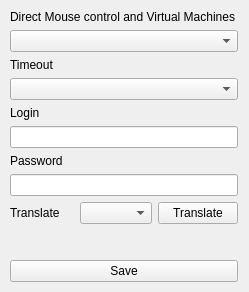
<?xml version='1.0' encoding='utf-8'?>
<ui version="4.0">
 <class>setup_form</class>
 <widget class="QWidget" name="setup_form">
  <property name="geometry">
   <rect>
    <x>0</x>
    <y>0</y>
    <width>249</width>
    <height>292</height>
   </rect>
  </property>
  <property name="sizeIncrement">
   <size>
    <width>0</width>
    <height>6</height>
   </size>
  </property>
  <property name="contextMenuPolicy">
   <enum>Qt::PreventContextMenu</enum>
  </property>
  <property name="windowTitle">
   <string>Setup</string>
  </property>
  <property name="toolTip">
   <string />
  </property>
  <widget class="QWidget" name="widget" native="true">
   <property name="geometry">
    <rect>
     <x>32</x>
     <y>15</y>
     <width>222</width>
     <height>302</height>
    </rect>
   </property>
   <property name="minimumSize">
    <size>
     <width>222</width>
     <height>302</height>
    </size>
   </property>
  </widget>
  <widget class="QWidget" name="layoutWidget">
   <property name="geometry">
    <rect>
     <x>10</x>
     <y>10</y>
     <width>228</width>
     <height>272</height>
    </rect>
   </property>
   <layout class="QGridLayout" name="gridLayout">
    <item row="2" column="0">
     <widget class="QLabel" name="label_2">
      <property name="text">
       <string>Timeout</string>
      </property>
     </widget>
    </item>
    <item row="9" column="0">
     <spacer name="verticalSpacer">
      <property name="orientation">
       <enum>Qt::Vertical</enum>
      </property>
      <property name="sizeType">
       <enum>QSizePolicy::Preferred</enum>
      </property>
      <property name="sizeHint" stdset="0">
       <size>
        <width>20</width>
        <height>40</height>
       </size>
      </property>
     </spacer>
    </item>
    <item row="6" column="0">
     <widget class="QLabel" name="label_4">
      <property name="text">
       <string>Password</string>
      </property>
     </widget>
    </item>
    <item row="5" column="0">
     <widget class="QLineEdit" name="login" />
    </item>
    <item row="4" column="0">
     <widget class="QLabel" name="label_3">
      <property name="text">
       <string>Login</string>
      </property>
     </widget>
    </item>
    <item row="1" column="0">
     <widget class="QComboBox" name="comboBox_vm">
      <property name="toolTip">
       <string notr="true">&lt;html&gt;&lt;head/&gt;&lt;body&gt;&lt;p&gt;Choose if you want to have direct access to VirtualBox via API or whether the bot should simply move the mouse.&lt;/p&gt;&lt;p&gt;The dropdown will automatically show all available virtualbox virtualmachines.&lt;/p&gt;&lt;/body&gt;&lt;/html&gt;</string>
      </property>
      <property name="statusTip">
       <string notr="true">Statustip</string>
      </property>
      <property name="whatsThis">
       <string>wahtst this</string>
      </property>
      <property name="accessibleName">
       <string />
      </property>
      <property name="accessibleDescription">
       <string />
      </property>
     </widget>
    </item>
    <item row="0" column="0">
     <widget class="QLabel" name="label">
      <property name="text">
       <string>Direct Mouse control and Virtual Machines</string>
      </property>
     </widget>
    </item>
    <item row="7" column="0">
     <widget class="QLineEdit" name="password" />
    </item>
    <item row="10" column="0">
     <widget class="QPushButton" name="pushButton_save">
      <property name="text">
       <string>Save</string>
      </property>
     </widget>
    </item>
    <item row="3" column="0">
     <widget class="QComboBox" name="comboBox_2">
      <property name="toolTip">
       <string notr="true">Shows after how many seconds of discovering the buttons a timeout will be triggered, assuming you have reached the montecarlo simulation by then. </string>
      </property>
     </widget>
    </item>
    <item row="8" column="0">
     <layout class="QHBoxLayout" name="horizontalLayout">
      <item>
       <widget class="QLabel" name="label_5">
        <property name="text">
         <string>Translate</string>
        </property>
       </widget>
      </item>
      <item>
       <widget class="QComboBox" name="comboBox_Translates">
        <property name="toolTip">
         <string notr="true">Shows after how many seconds of discovering the buttons a timeout will be triggered, assuming you have reached the montecarlo simulation by then. </string>
        </property>
       </widget>
      </item>
      <item>
       <widget class="QPushButton" name="pushButton_Translates">
        <property name="text">
         <string>Translate</string>
        </property>
       </widget>
      </item>
     </layout>
    </item>
   </layout>
  </widget>
 </widget>
 <resources />
 <connections />
</ui>
